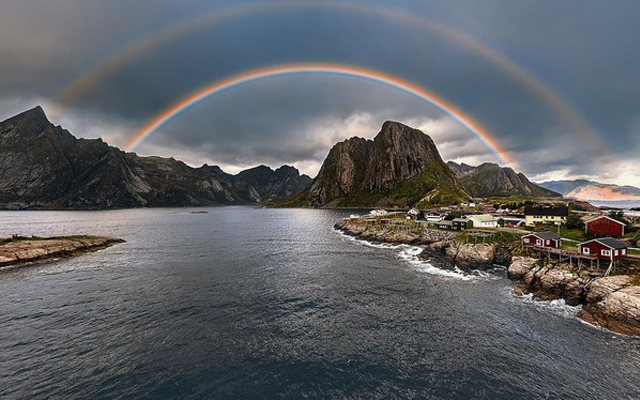
#> input picture Bai_Tap_Chuong/Chuong_03/anh1.jpg, 640 x 400 px
$ python -i Chuong_09.py   (imports and definitions only)
#> lines starting #> are read from the running program, lines starting #| are printed output that depends on the picture; after the words box and inside, x2 and y2 are one past the last pixel; in counts of white or black regions, pixels touching at a corner belong together
#> further down, picture is the input picture: shape (400, 640, 3); mean B, G, R 101.3, 97.7, 95.4
import cv2
import numpy as np
import streamlit as st
from PIL import Image

L = 256
imgin = None
imgout = None

# [47 lines left out: function run, not called in this run]

def Erosion(imgin):
    w = cv2.getStructuringElement(cv2.MORPH_RECT, (45, 45))
    return cv2.erode(imgin, w)

def Dilation(imgin):
    w = cv2.getStructuringElement(cv2.MORPH_RECT, (3, 3))
    return cv2.dilate(imgin, w)

def Opening(imgin):
    w = cv2.getStructuringElement(cv2.MORPH_RECT, (3, 3))
    return cv2.morphologyEx(imgin, cv2.MORPH_OPEN, w)

def Closing(imgin):
    w = cv2.getStructuringElement(cv2.MORPH_RECT, (3, 3))
    return cv2.morphologyEx(imgin, cv2.MORPH_CLOSE, w)

# [4 lines left out: function Boundary, not called in this run]

def HoleFill(imgin):
    if len(imgin.shape) > 2:
        gray = cv2.cvtColor(imgin, cv2.COLOR_BGR2GRAY)
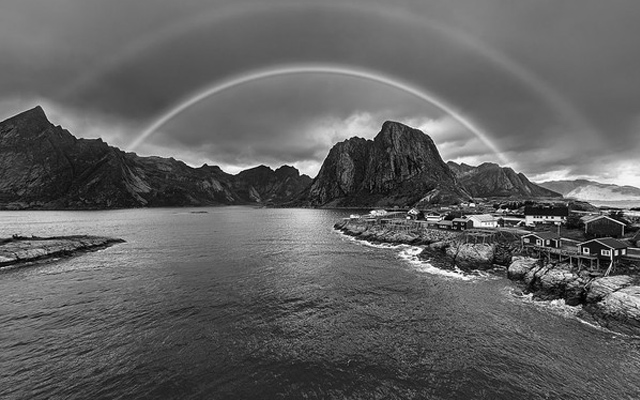
#> gray: shape (400, 640); min 0, max 255, mean 97.4
    else:
        gray = imgin.copy()

    _, binary = cv2.threshold(gray, 127, 255, cv2.THRESH_BINARY)
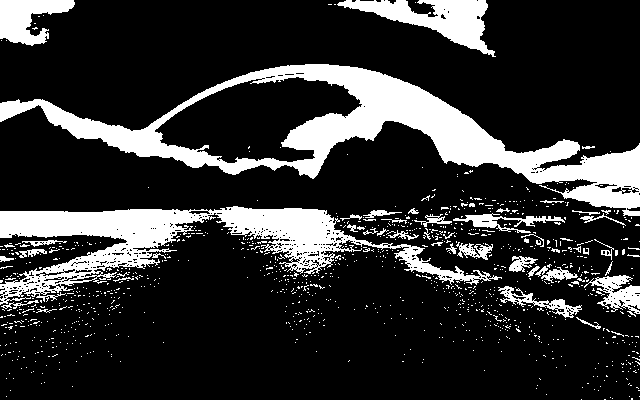
#> binary: shape (400, 640); 19.4% white; 1062 white regions (1013 under 20 px), largest, box (x1, y1, x2, y2) and area: (0, 64, 640, 216) 21893, (0, 206, 502, 305) 14298, (337, 0, 496, 57) 3495

    img_inv = cv2.bitwise_not(binary)

    h, w = img_inv.shape
#> h = 400; w = 640
    mask = np.zeros((h + 2, w + 2), np.uint8)

    floodfilled = img_inv.copy()
    seed_points = [(0, 0), (0, w-1), (h-1, 0), (h-1, w-1)]
#> seed_points = [(0, 0), (0, 639), (399, 0), (399, 639)]

    for seed in seed_points:
        cv2.floodFill(floodfilled, mask, seed, 255)
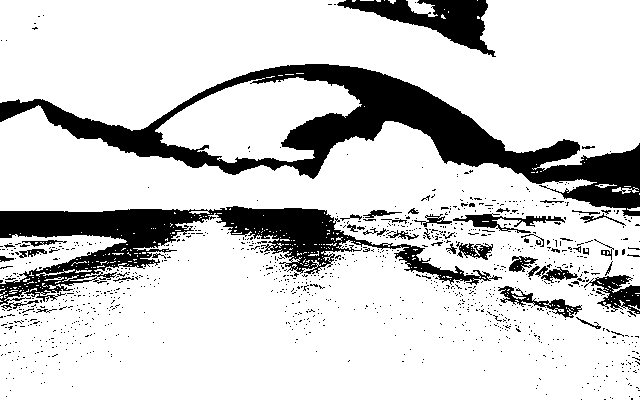
#> floodfilled: shape (400, 640); 81.4% white; 1061 black regions (1013 under 20 px), largest, box (x1, y1, x2, y2) and area: (0, 64, 640, 216) 21893, (0, 206, 502, 305) 14298, (337, 0, 496, 57) 3495

    floodfilled_inv = cv2.bitwise_not(floodfilled)

    out = cv2.bitwise_or(binary, floodfilled_inv)

    return out


# [84 lines left out: functions MyConnectedComponent, ConnectedComponent, CountRice, not called in this run]

>>> import cv2
>>> picture = cv2.imread('Chuong_03/anh1.jpg')
#> (the run stopped early here; a loop or call above may not have finished)

$ run again, on Bai_Tap_Chuong/Chuong_03/anh4.jpg
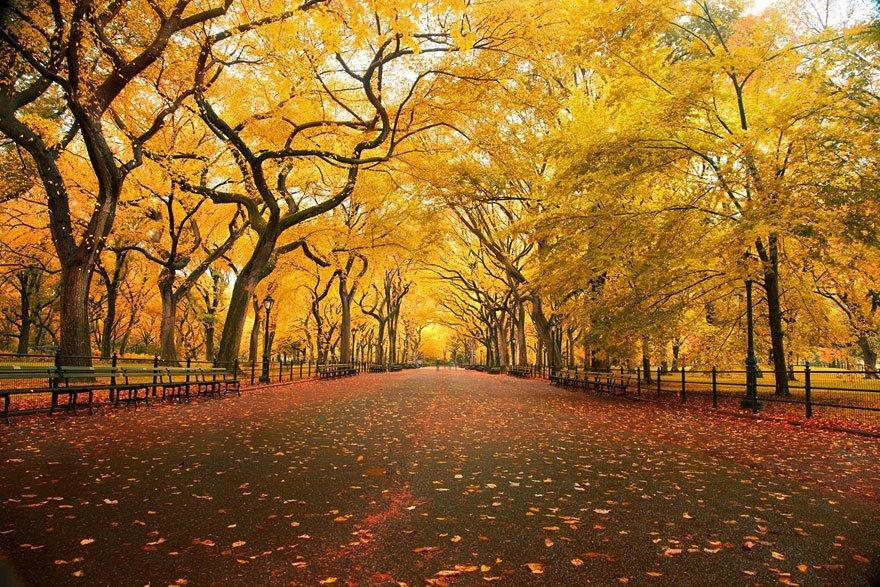
#> input picture Bai_Tap_Chuong/Chuong_03/anh4.jpg, 880 x 587 px
#> picture is the input picture: shape (587, 880, 3); mean B, G, R 40.8, 102.1, 146.2
#> in HoleFill, `gray = cv2.cvtColor(imgin, cv2.COLOR_BGR2GRAY)`:
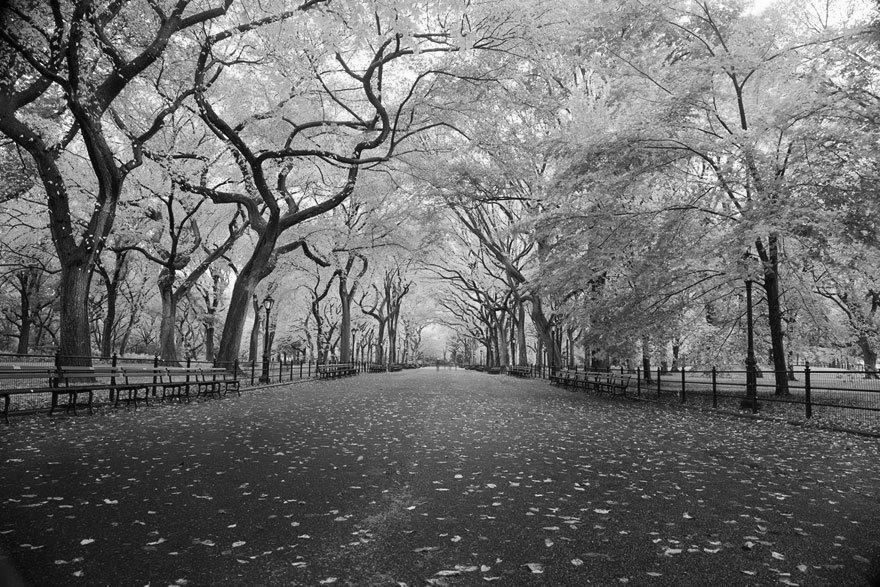
#> gray: shape (587, 880); min 0, max 255, mean 108.3
#> in HoleFill, `_, binary = cv2.threshold(gray, 127, 255, cv2.THRESH_BINARY)`:
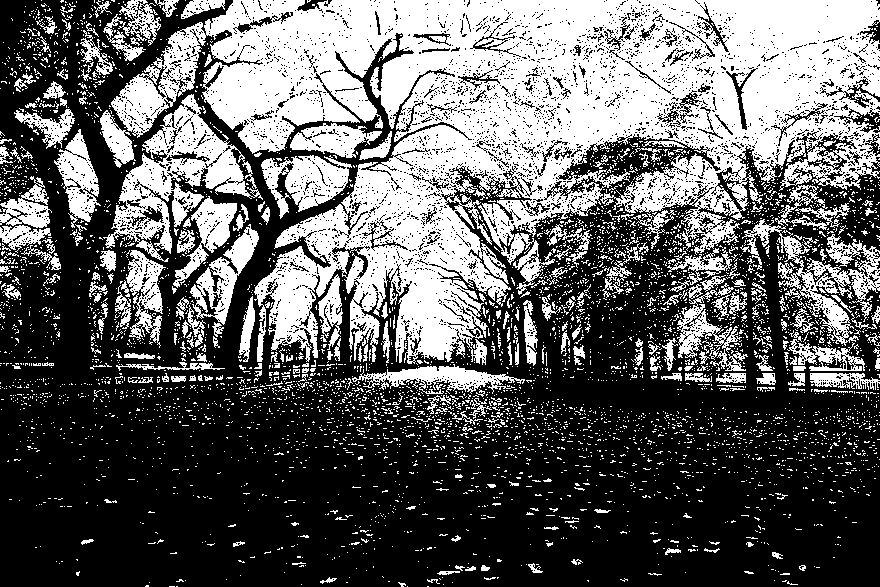
#> binary: shape (587, 880); 38.8% white; 4982 white regions (4706 under 20 px), largest, box (x1, y1, x2, y2) and area: (111, 0, 880, 365) 130119, (103, 94, 263, 262) 8433, (740, 219, 880, 346) 4482

$ run again, on Bai_Tap_Chuong/Chuong_03/anh5.jpg
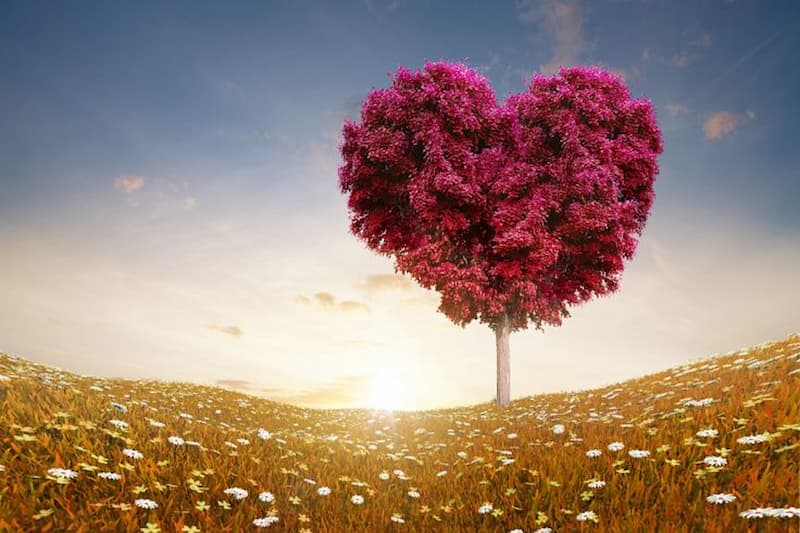
#> input picture Bai_Tap_Chuong/Chuong_03/anh5.jpg, 800 x 533 px
#> picture is the input picture: shape (533, 800, 3); mean B, G, R 117.1, 129.3, 153.8
#> in HoleFill, `gray = cv2.cvtColor(imgin, cv2.COLOR_BGR2GRAY)`:
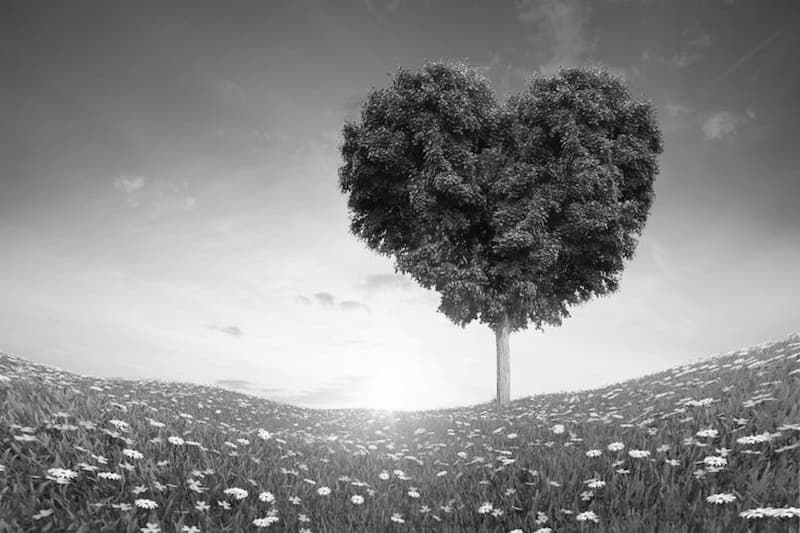
#> gray: shape (533, 800); min 1, max 255, mean 135.3
#> in HoleFill, `_, binary = cv2.threshold(gray, 127, 255, cv2.THRESH_BINARY)`:
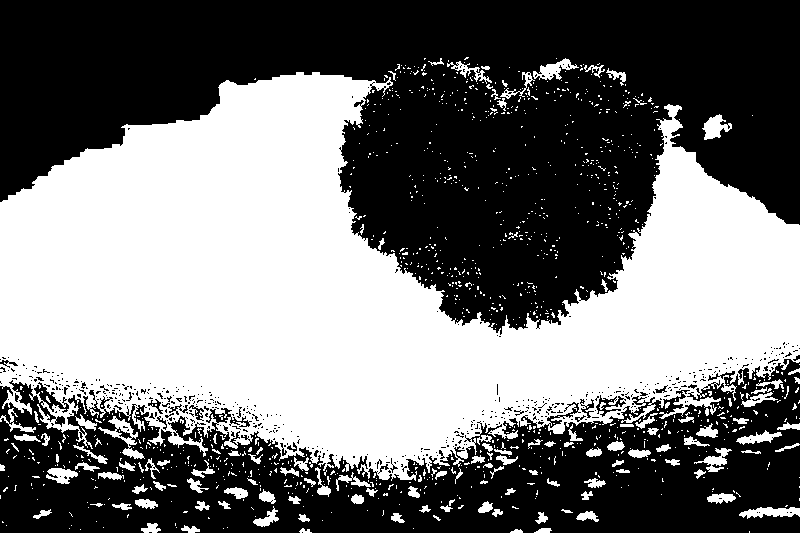
#> binary: shape (533, 800); 45.9% white; 1158 white regions (1025 under 20 px), largest, box (x1, y1, x2, y2) and area: (0, 72, 800, 481) 180522, (98, 416, 145, 459) 534, (739, 507, 800, 519) 456
